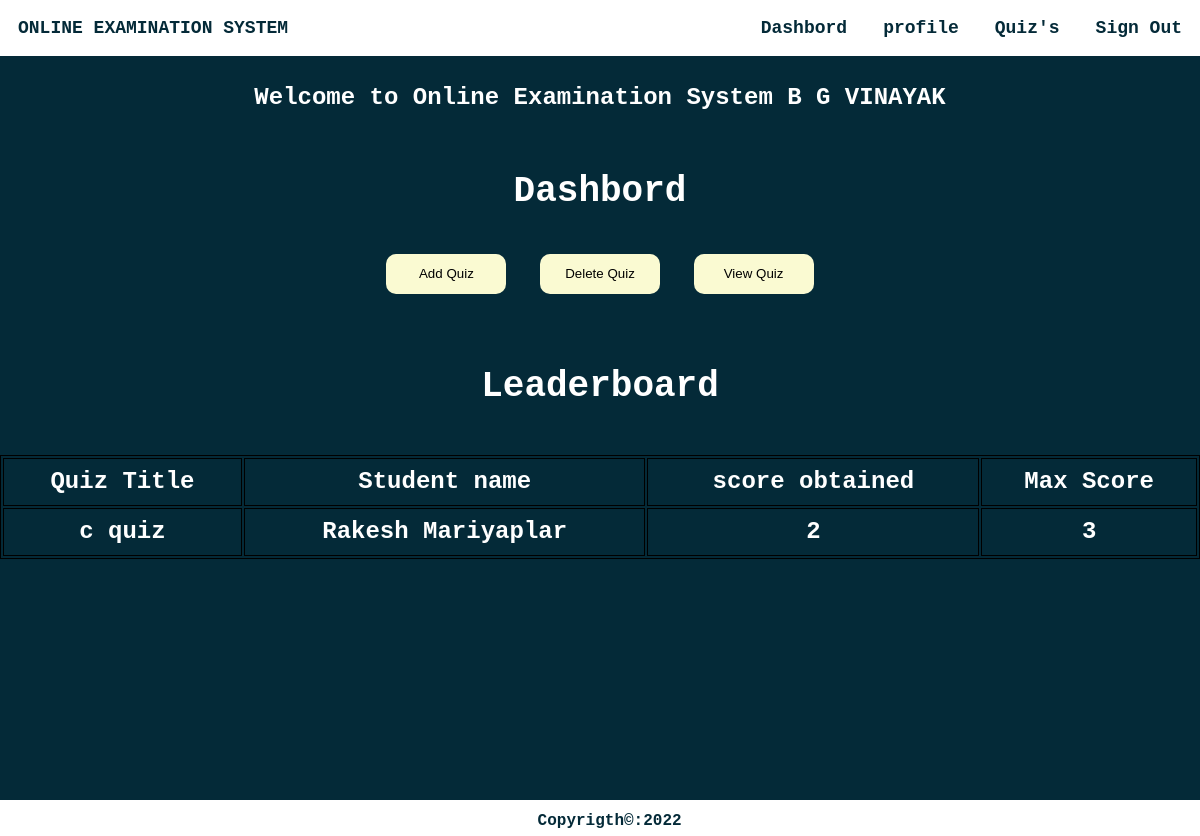
The app's page /homestaff.php (signed in) with its own data.
### tables this page shows
CREATE TABLE IF NOT EXISTS `staff` (
  `staffid` varchar(10) NOT NULL,
  `name` varchar(20) NOT NULL,
  `mail` varchar(30) NOT NULL,
  `phno` varchar(10) NOT NULL,
  `gender` varchar(1) NOT NULL,
  `DOB` varchar(10) NOT NULL,
  `pw` varchar(200) NOT NULL,
  `dept` varchar(3) DEFAULT NULL,
  PRIMARY KEY (`mail`),
  UNIQUE KEY `mail` (`mail`,`phno`),
  UNIQUE KEY `staffid` (`staffid`)
);

CREATE TABLE IF NOT EXISTS `score` (
  `slno` int(11) NOT NULL AUTO_INCREMENT,
  `score` int(11) NOT NULL,
  `quizid` int(11) NOT NULL,
  `mail` varchar(30) DEFAULT NULL,
  `totalscore` int(11) DEFAULT NULL,
  `remark` varchar(20) DEFAULT NULL,
  PRIMARY KEY (`slno`),
  KEY `quizid` (`quizid`),
  KEY `mail` (`mail`)
);

CREATE TABLE IF NOT EXISTS `quiz` (
  `quizid` int(11) NOT NULL AUTO_INCREMENT,
  `quizname` varchar(20) NOT NULL,
  `date_created` timestamp NOT NULL DEFAULT CURRENT_TIMESTAMP,
  `mail` varchar(30) DEFAULT NULL,
  PRIMARY KEY (`quizid`),
  KEY `mail` (`mail`)
);

CREATE TABLE IF NOT EXISTS `student` (
  `usn` varchar(10) NOT NULL,
  `name` varchar(20) NOT NULL,
  `mail` varchar(30) NOT NULL,
  `phno` varchar(10) NOT NULL,
  `gender` varchar(1) NOT NULL,
  `DOB` varchar(10) NOT NULL,
  `pw` varchar(200) NOT NULL,
  `dept` varchar(3) DEFAULT NULL,
  PRIMARY KEY (`mail`),
  UNIQUE KEY `mail` (`mail`),
  UNIQUE KEY `phno` (`phno`),
  UNIQUE KEY `usn` (`usn`),
  KEY `dept` (`dept`)
);

### homestaff.php (the view, shortened to what this page needs)
<html>
<head>
</head>
<?php
require_once 'sql.php';
                $conn = mysqli_connect($host, $user, $ps, $project);if (!$conn) {
    echo "<script>alert(\"Database error retry after some time !\")</script>";
} else {
    $type1 = $_SESSION["type"];
    $username1 = $_SESSION["username"];
    $sql = "select * from " . $type1 . " where mail='{$username1}'";
    $res =   mysqli_query($conn, $sql);
    if ($res == true) {
        while ($row = mysqli_fetch_array($res)) {
            $dbname = $row['name'];
        }
    }
}
?>
<body style="margin: 0 !important;font-weight: bolder !important;font-family: 'Courier New', Courier, monospace;height:auto;color:#fff">
    <div id="main" style="background-color: #042A38;height: auto;color:#fff !important">
        <div class="navbar" style="display: inline-flex;width: 100%;color:#042A38;position:fixed;">
            <section style="margin: 1.5vw;">ONLINE EXAMINATION SYSTEM</section>
            <ul style="display: inline-flex;padding: 0 !important;margin: 0;float: right;right: 0;position: fixed;width: 50vw;">
                <li onclick="dash()">Dashbord</li>
                <li onclick="prof()">profile</li>
                <li onclick="score()">Quiz's</li>
                <li onclick="lo()">Sign Out</li>
            </ul>
        </div><br><br>
        <center><section style="width:100vw;margin:0vw;margin-top:4vw;font-size:2vw;">Welcome to Online Examination System&nbsp;<?php echo $dbname ?></section></center>
        <section class="dash" style="margin: 5vw;width: 90vw;">
            <center><h1 style="font-weight:bolder;font-size:3vw">Dashbord</h1></center>
           <center> <button onclick="addquiz()">Add Quiz</button>            <button onclick="delquiz()">Delete Quiz</button>         <button onclick="viewq()">View Quiz</button></center>
        </section>
        <section style="color:#fff !important">
            <?php
            $sql="select quizname,s.name,score,totalscore from student s,staff st,score sc,quiz q where q.quizid=sc.quizid and s.mail=sc.mail and q.mail=st.mail and q.mail='{$username1}' ORDER BY score DESC";
            $res=mysqli_query($conn,$sql);
            if($res)
            {
                echo "<center><h1 style=\"font-size: 3vw\">Leaderboard</h1></center>";
                echo "<table id=\"le\"><thead><tr><td>Quiz Title</td>&nbsp;<td>Student name</td><td>score obtained</td><td>Max Score</td></tr></thead>";
                while ($row = mysqli_fetch_assoc($res)) {
                    echo "<tr><td>".$row["quizname"]."</td><td>".$row["name"]."</td><td>".$row["score"]."</td><td>".$row["totalscore"]."</td></tr>";
                }
                echo "</table><br><br>";
            }
            else{
                echo mysqli_error($conn);
            }
            ?>
        </section>
    </div>
    <?php require("footer.php");?>
</body>
</html>

### homestaff.php (style rules this page uses)
#main { min-height: 100% !important; }
table { border: 1px solid black; width: 100% !important; font-weight: bolder; font-size: 2vw; color: #042A38; }
td { border: 1px solid black; width: 20%; font-weight: bolder; font-size: 2vw; }
li { margin: 1.5vw; }
ul { list-style: none; width: auto !important; }
.navbar { background-color: #fff!important; font-size: 1.5vw; }
button { height: 5vh; width: 10vw; background-color: lightgoldenrodyellow; color: black; outline: none; border: none; border-radius: 10px; margin: 1vw; }
::placeholder { font-weight: bold; font-family: 'Courier New', Courier, monospace; }
table { width: 90vw; margin-left: 5vw; margin-right: 5vw; align-content: center; border: 1px solid black; }
thead { font-weight:900; font-size: 1.5vw; }
td { width: auto; border: 1px solid black; text-align: center; height: 4vw; font-weight: bold; }
#le { width: 90vw; margin: 0; color: #fff; }

### records on screen
staff: name "B G VINAYAK"
score: quizid.quizname "c quiz", mail.name "Rakesh Mariyaplar", score "2", totalscore "3"
